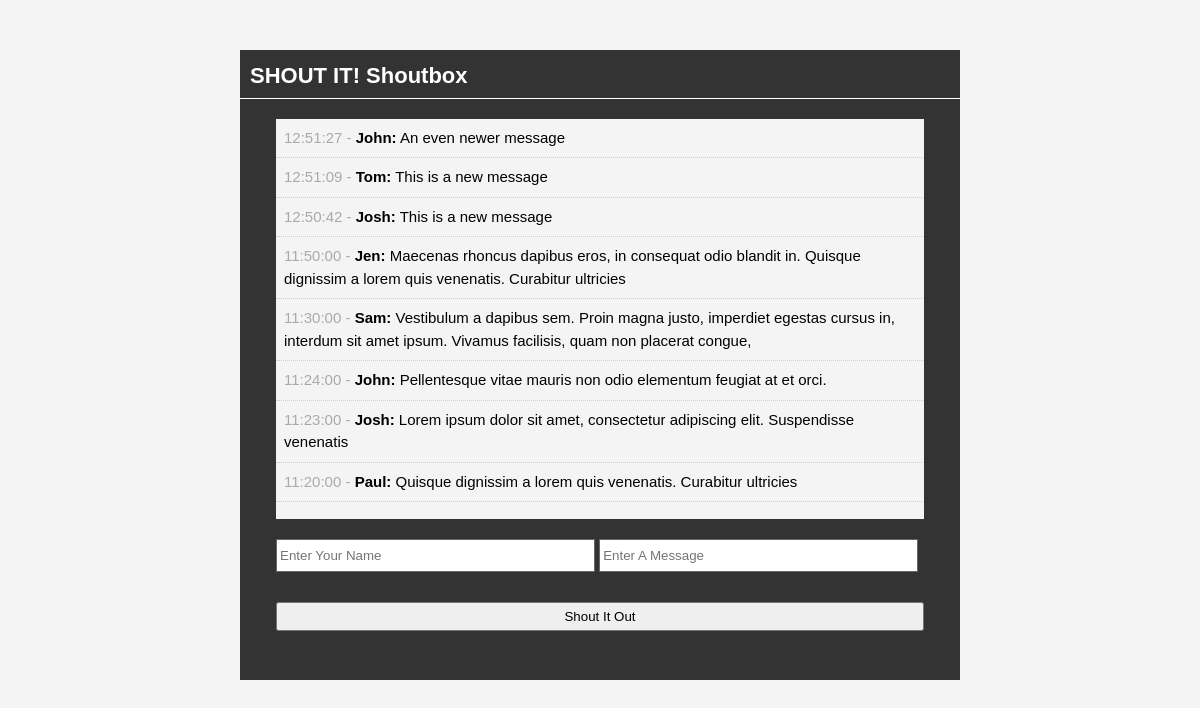
Page /shoutit/index.php on the committed database.
### tables this page shows
CREATE TABLE IF NOT EXISTS `shouts` (
  `id` int(11) NOT NULL AUTO_INCREMENT,
  `user` varchar(50) NOT NULL,
  `message` text NOT NULL,
  `time` time NOT NULL,
  PRIMARY KEY (`id`)
);

### shoutit/index.php (the view, shortened to what this page needs)
<?php include 'database.php' ; ?>
<?php
	$query = "SELECT * FROM shouts ORDER BY id DESC";
	$shouts = mysqli_query($con, $query);
?>
<!DOCTYPE html>
<html>
	<head>
		<link rel="stylesheet" href="css/style.css" type="text/css" />
	</head>
	<body>
		<div id="container">
			<header>
				<h1>SHOUT IT! Shoutbox</h1>
			</header>
			<div id="shouts">
				<ul>
					<?php while($row = mysqli_fetch_assoc($shouts)) : ?>
						<li class="shout"><span><?php echo $row['time'] ?> - </span><strong><?php echo $row['user'] ?>:</strong> <?php echo $row['message'] ?> </li>
					<?php endwhile; ?>
				</ul>
			</div>
			<div id="input">
				<form method="post" action="process.php">
					<input type="text" name="user" placeholder="Enter Your Name" />
					<input type="text" name="message" placeholder="Enter A Message" />
					<br />
					<input class="shout-btn" type="submit" name="submit" value="Shout It Out" />
				</form>
			</div>
		</div>
	</body>
</html>

### shoutit/css/style.css (style rules this page uses)
* { margin:0; padding:0; }
body { font-family:arial; font-size:15px; line-height:1.5em; background:#f4f4f4; }
#container { background:#333333; margin: 50px auto; overflow:auto; width:60%; min-height:630px; }
header h1 { color:#ffffff; font-size:22px; padding:15px 0 10px 10px; border-bottom:1px solid #ffffff; }
#shouts { width:90%; background:#f4f4f4; height:400px; margin:20px auto; overflow:auto; }
.shout { list-style:none; padding:8px; border-bottom:1px #cccccc dotted; }
.shout span { color:#aaaaaa; }
#input { width:90%; min-height:80px; margin:auto; padding:0; }
#input input[type='text'] { height:25px; width:48%; padding:3px; margin-bottom:20px; border:#666666 solid 1px; }
#input .shout-btn { padding:5px; margin-bottom:30px; width:100%; margin:10px auto; }

### rows in the picture
shouts: time "12:51:27", user "John", message "An even newer message"
shouts: time "12:51:09", user "Tom", message "This is a new message"
shouts: time "12:50:42", user "Josh", message "This is a new message"
shouts: time "11:50:00", user "Jen", message "Maecenas rhoncus dapibus eros, in consequat odio blandit in. Quisque dignissim a lorem quis venenatis. Curabitur ultricies"
shouts: time "11:30:00", user "Sam", message "Vestibulum a dapibus sem. Proin magna justo, imperdiet egestas cursus in, interdum sit amet ipsum. Vivamus facilisis, quam non placerat congue,"
shouts: time "11:24:00", user "John", message "Pellentesque vitae mauris non odio elementum feugiat at et orci."
shouts: time "11:23:00", user "Josh", message "Lorem ipsum dolor sit amet, consectetur adipiscing elit. Suspendisse venenatis"
shouts: time "11:20:00", user "Paul", message "Quisque dignissim a lorem quis venenatis. Curabitur ultricies"
